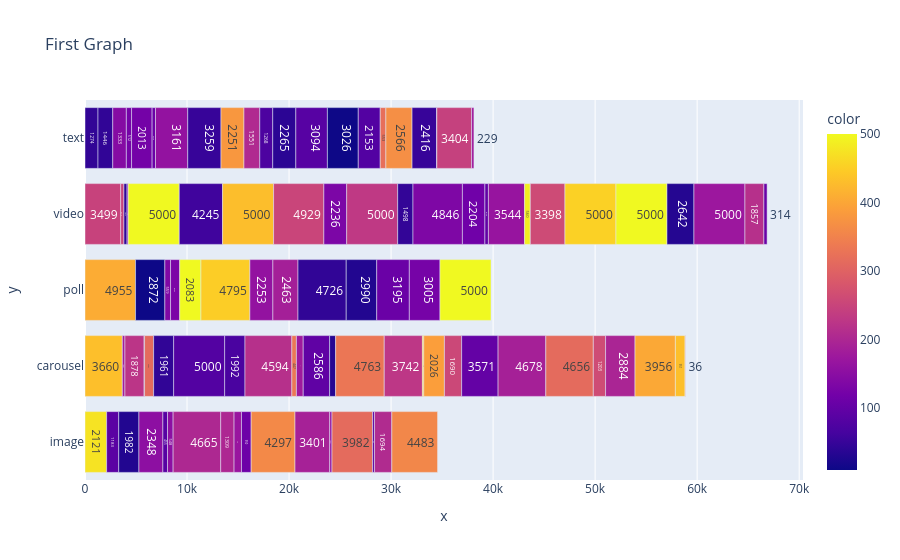

Notebook source saved alongside this figure:
### Code cell
px.bar(y=df.post_type, x=df.likes, title="First Graph",text=df.likes, color=df.comments
       , color_discrete_map={"Facebook":"black","Instagram":"red","Twitter":"blue"}, hover_data=[df.post_day,df.sentiment_score]
      ,orientation ="h")

### Figure 1 — Plotly figure (JSON) as saved in the notebook; plotly's stock layout.template omitted (floating-point values rounded to 4 significant figures; data arrays with more than 128 entries replaced by an {"elided": "..."} marker saying what was removed)
{"data": [{"alignmentgroup": "True", "customdata": {"elided": "100x2 str values"}, "hovertemplate": "x=%{x}<br>y=%{y}<br>text=%{text}<br>hover_data_0=%{customdata[0]}<br>hover_data_1=%{customdata[1]}<br>color=%{marker.color}<extra></extra>", "legendgroup": "", "marker": {"color": [474, 432, 408, 90, 247, 186, 30, 45, 249, 225, 44, 42, 78, 144, 314, 154, 10, 123, 122, 86, 136, 44, 109, 80, 130, 70, 162, 500, 153, 216, 449, 202, 147, 162, 201, 500, 59, 187, 430, 333, 176, 252, 97, 50, 132, 380, 44, 232, 169, 206, 73, 113, 46, 360, 34, 190, 134, 116, 99, 332, 167, 227, 163, 452, 314, 39, 390, 486, 89, 86, 261, 257, 11, 454, 500, 81, 102, 30, 189, 320, 33, 314, 173, 263, 368, 50, 70, 244, 197, 109, 402, 216, 432, 207, 124, 294, 108, 179, 500, 357], "coloraxis": "coloraxis", "pattern": {"shape": ""}}, "name": "", "offsetgroup": "", "orientation": "h", "showlegend": false, "text": [2121, 3660, 4955, 1183, 3499, 256, 1982, 1274, 317, 1878, 1446, 304, 45, 1333, 889, 2348, 2872, 512, 2013, 455, 559, 1961, 332, 5000, 898, 1992, 3161, 2083, 548, 4594, 4795, 4665, 119, 2253, 1309, 5000, 4245, 2463, 5000, 447, 667, 4929, 2586, 3259, 2236, 2251, 4726, 5000, 725, 1551, 1268, 950, 1498, 4297, 592, 3401, 4846, 2204, 344, 4763, 3544, 3742, 227, 130, 3982, 2265, 2026, 560, 187, 3094, 3398, 1690, 3026, 5000, 5000, 2153, 3571, 2990, 4678, 553, 2642, 4656, 5000, 1203, 2566, 2416, 15, 3404, 2884, 3195, 3956, 1857, 951, 1694, 3005, 36, 314, 229, 5000, 4483], "textposition": "auto", "type": "bar", "x": [2121, 3660, 4955, 1183, 3499, 256, 1982, 1274, 317, 1878, 1446, 304, 45, 1333, 889, 2348, 2872, 512, 2013, 455, 559, 1961, 332, 5000, 898, 1992, 3161, 2083, 548, 4594, 4795, 4665, 119, 2253, 1309, 5000, 4245, 2463, 5000, 447, 667, 4929, 2586, 3259, 2236, 2251, 4726, 5000, 725, 1551, 1268, 950, 1498, 4297, 592, 3401, 4846, 2204, 344, 4763, 3544, 3742, 227, 130, 3982, 2265, 2026, 560, 187, 3094, 3398, 1690, 3026, 5000, 5000, 2153, 3571, 2990, 4678, 553, 2642, 4656, 5000, 1203, 2566, 2416, 15, 3404, 2884, 3195, 3956, 1857, 951, 1694, 3005, 36, 314, 229, 5000, 4483], "xaxis": "x", "y": ["image", "carousel", "poll", "image", "video", "carousel", "image", "text", "video", "carousel", "text", "video", "carousel", "text", "carousel", "image", "poll", "text", "text", "image", "poll", "carousel", "text", "carousel", "poll", "carousel", "text", "poll", "image", "carousel", "poll", "image", "video", "poll", "image", "video", "video", "poll", "video", "carousel", "carousel", "video", "carousel", "text", "video", "text", "poll", "video", "image", "text", "text", "image", "video", "image", "carousel", "image", "video", "video", "video", "carousel", "video", "carousel", "image", "carousel", "image", "text", "carousel", "video", "image", "text", "video", "carousel", "text", "video", "video", "text", "carousel", "poll", "carousel", "text", "video", "carousel", "video", "carousel", "text", "text", "text", "text", "carousel", "poll", "carousel", "video", "carousel", "image", "poll", "carousel", "video", "text", "poll", "image"], "yaxis": "y"}], "layout": {"barmode": "relative", "coloraxis": {"colorbar": {"title": {"text": "color"}}, "colorscale": [[0, "#0d0887"], [0.1111, "#46039f"], [0.2222, "#7201a8"], [0.3333, "#9c179e"], [0.4444, "#bd3786"], [0.5556, "#d8576b"], [0.6667, "#ed7953"], [0.7778, "#fb9f3a"], [0.8889, "#fdca26"], [1, "#f0f921"]]}, "legend": {"tracegroupgap": 0}, "title": {"text": "First Graph"}, "xaxis": {"anchor": "y", "domain": [0, 1], "title": {"text": "x"}}, "yaxis": {"anchor": "x", "domain": [0, 1], "title": {"text": "y"}}}}
